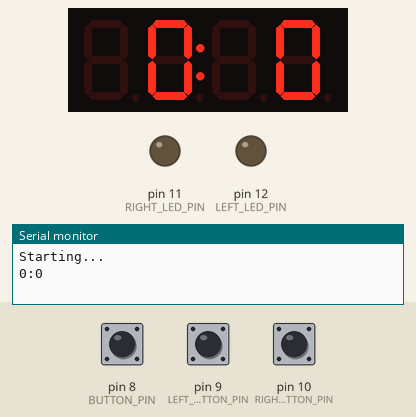
A sketch run on a simulated Arduino Uno, built with avr-gcc and run on an emulated ATmega328P. Shown: 4-digit seven-segment display, output pins drawn as LEDs (lit = HIGH), the last lines printed to the serial monitor. The inputs (shaded band) are chosen by the test bench; at power-on: pin 8 (BUTTON_PIN) LOW, pin 9 (LEFT_BUTTON_PIN) LOW, pin 10 (RIGHT_BUTTON_PIN) LOW. Random numbers use the default seed unless the sketch sets one.

Above: at 1.7 s.
1.8 s: pin 8 (BUTTON_PIN) pulled HIGH for 0.15 s
3.4 s: pin 9 (LEFT_BUTTON_PIN) pulled HIGH for 0.15 s
At 4.6 s:
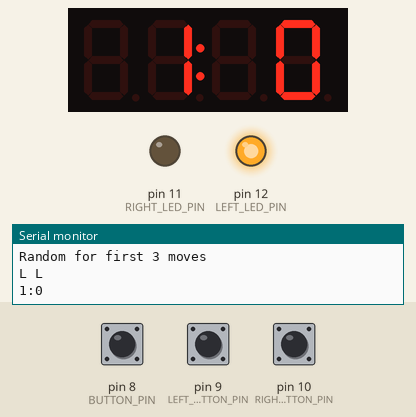
5.0 s: pin 8 (BUTTON_PIN) pulled HIGH for 1 s
At 6.0 s:
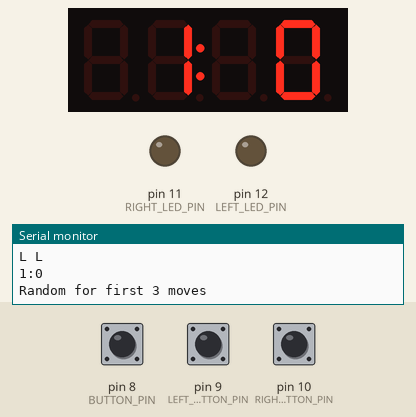
7.5 s: pin 10 (RIGHT_BUTTON_PIN) pulled HIGH for 0.15 s
At 7.9 s:
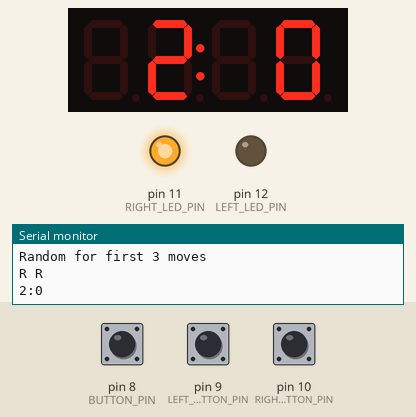
Timing chart, 0 to 10.1 s (numbered marks = the images above; inputs shaded):
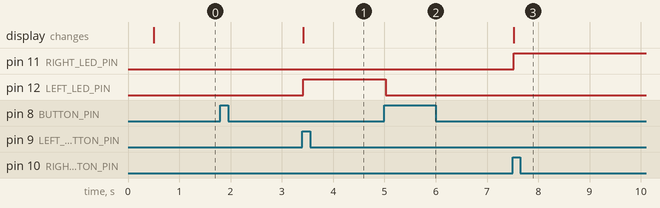

The sketch:

outguessing.ino
```cpp
// Includes for 7-segment display
#include <Wire.h>
#include "Adafruit_LEDBackpack.h"
#include "Adafruit_GFX.h"

class DebouncedButton {
  long debounceDelay;
  int pin;
  int buttonState;
  int lastButtonState;
  long lastDebounceTime;

  public:
  DebouncedButton(int buttonPin) {
    debounceDelay = 20;
    pin = buttonPin;
    buttonState = LOW;
    lastButtonState = LOW;
    lastDebounceTime = 0;
  }

  boolean buttonPressed() {
    boolean pressed = false;
    int reading = digitalRead(pin);
    if (reading != lastButtonState) {
      // reset the debouncing timer
      lastDebounceTime = millis();
    }
    if ((millis() - lastDebounceTime) > debounceDelay) {
      if (reading != buttonState) {
        buttonState = reading;
        if (buttonState == HIGH) {
          pressed = true;
        }
      }
    }
    lastButtonState = reading;
    return pressed;
  }
};

class RandomStrategy {
  public:
  int makeMove() {
    return random(2);
  }
  void opponentsMove(int move) {
    // ignore
  }
};

class ShannonStrategy {
  int ownMoveHistory[100];
  int oppMoveHistory[100];
  int numMoves;

  byte played;
  byte prev;
  byte repeat;

  public:
  int makeMove() {
    if (numMoves < 3) {
      Serial.println("Random for first 3 moves");
      return random(2);
    }
    int ownM1 = ownMoveHistory[numMoves - 3];
    int oppM1 = oppMoveHistory[numMoves - 3];
    int ownM2 = ownMoveHistory[numMoves - 2];
    int oppM2 = oppMoveHistory[numMoves - 2];
    int ownM3 = ownMoveHistory[numMoves - 1];
    int oppM3 = oppMoveHistory[numMoves - 1];

    int prevKey = stateKey(ownM1, oppM1, ownM2, oppM2);

    // Now determine how to play based on last two moves
    int key = stateKey(ownM2, oppM2, ownM3, oppM3);

    if ((played & key) == 0) {
      Serial.print("Random as "); Serial.print(key); Serial.println(" not played yet");
      return random(2);
    }

    if ((repeat & key) == 0) {
      Serial.print("Random as "); Serial.print(key); Serial.println(" not repeated");
      return random(2);
    }

    // If we get here we know the sequence has been played before, and that it has been repeated.
    // Use prev to find the move.
    int oppPrev = oppM3;
    Serial.println("Using previous");
    return (prev & key) == 0 ? different(oppPrev) : oppPrev;
  }
  void opponentsMove(int m) {
    // update history
    oppMoveHistory[numMoves] = m;
    numMoves++;

    if (numMoves < 3) {
      return;
    }

    // update state based on opp's last move

    int ownM1 = ownMoveHistory[numMoves - 3];
    int oppM1 = oppMoveHistory[numMoves - 3];
    int ownM2 = ownMoveHistory[numMoves - 2];
    int oppM2 = oppMoveHistory[numMoves - 2];
    int ownM3 = ownMoveHistory[numMoves - 1];
    int oppM3 = oppMoveHistory[numMoves - 1];

    int prevKey = stateKey(ownM1, oppM1, ownM2, oppM2);
    int value = oppM2 == oppM3 ? 1 : 0; // opp then played same move

    if ((played & prevKey) == 0) { // not seen this before
      played |= prevKey; // set to 1
      if (value == 0) {
        prev &= ~prevKey; // set to 0
      } else {
        prev |= prevKey; // set to 1
      }
      // repeat stays as 0
    } else { // seen before
      int prevValue = (prev & prevKey) == 0 ? 0 : 1;
      if (prevValue == value) {
        // prev stays unchanged
        repeat |= prevKey; // set to 1
      } else {
        if (value == 0) {
            prev &= ~prevKey; // set to 0
        } else {
            prev |= prevKey; // set to 1
        }
        repeat &= ~prevKey; // set to 0
      }
    }
  }

  static int stateKey(int ownM1, int oppM1, int ownM2, int oppM2) {
    int key = 0;
    if (oppM1 != ownM1) { // opp won penultimate
      key |= 1 << 2;
    }
    if (oppM1 == oppM2) { // opp then played same move
      key |= 1 << 1;
    }
    if (oppM2 != ownM2) { // opp then won
      key |= 1;
    }
    return 1 << key;
  }

  static int different(int m) {
    return 1 - m;
  }
};

const boolean DEBUG = false;
const int NUM_MOVES = 30;
const boolean SHOW_MACHINE_CHOICE_EARLY = false; // true = original rules as described by Shannon

const int BUTTON_PIN = 8;
const int LEFT_BUTTON_PIN = 9;
const int RIGHT_BUTTON_PIN = 10;
const int LEFT_LED_PIN = 12;
const int RIGHT_LED_PIN = 11;

// state machine
const int START_STATE = 0;
const int WAIT_FOR_MACHINE_MOVE_STATE = 1;
const int WAIT_FOR_HUMAN_MOVE_STATE = 2;
const int END_STATE = 3;

const int LEFT = 0;
const int RIGHT = 1;

DebouncedButton button(BUTTON_PIN);
DebouncedButton leftButton(LEFT_BUTTON_PIN);
DebouncedButton rightButton(RIGHT_BUTTON_PIN);

Adafruit_7segment matrix = Adafruit_7segment();

ShannonStrategy machine;

int state = START_STATE;

int machineMove;
int humanMove;
int machineScore = 0;
int humanScore = 0;

void setup() {
  pinMode(BUTTON_PIN, INPUT);
  pinMode(LEFT_BUTTON_PIN, INPUT);
  pinMode(RIGHT_BUTTON_PIN, INPUT);
  pinMode(LEFT_LED_PIN, OUTPUT);
  pinMode(RIGHT_LED_PIN, OUTPUT);
  Serial.begin(9600);
  Serial.println("Starting...");

  randomSeed(analogRead(0));

  matrix.begin(0x70);
  matrix.setBrightness(2);
  // write dashes to the display
  matrix.print(10000, DEC);
  matrix.writeDisplay();
  delay(500);
}

void loop() {
  switch (state) {
    case START_STATE:
      machineScore = 0;
      humanScore = 0;
      printScore();
      state = WAIT_FOR_MACHINE_MOVE_STATE;
      break;
    case WAIT_FOR_MACHINE_MOVE_STATE:
      if (button.buttonPressed()) {
        debug("Button pressed");
        if (!SHOW_MACHINE_CHOICE_EARLY) {
          hideMachineMove();
        }
        playMachineMove();
        state = WAIT_FOR_HUMAN_MOVE_STATE;
      }
      break;
    case WAIT_FOR_HUMAN_MOVE_STATE:
      if (leftButton.buttonPressed()) {
        debug("Left button pressed");
        if (!SHOW_MACHINE_CHOICE_EARLY) {
          showMachineMove();
        }
        Serial.println("L");
        humanMove = LEFT;
        evaluateMove();
        if ((machineScore + humanScore) < NUM_MOVES) {
          state = WAIT_FOR_MACHINE_MOVE_STATE;
        } else {
          finishGame();
          state = END_STATE;
        }
      } else if (rightButton.buttonPressed()) {
        debug("Right button pressed");
        if (!SHOW_MACHINE_CHOICE_EARLY) {
          showMachineMove();
        }
        Serial.println("R");
        humanMove = RIGHT;
        evaluateMove();
        if ((machineScore + humanScore) < NUM_MOVES) {
          state = WAIT_FOR_MACHINE_MOVE_STATE;
        } else {
          finishGame();
          state = END_STATE;
        }
      }
      break;
    case END_STATE:
      if (leftButton.buttonPressed()) {
        state = START_STATE;
      }
      break;
    default:
      break;
  }
}

void playMachineMove() {
  machineMove = machine.makeMove();
  if (SHOW_MACHINE_CHOICE_EARLY) {
    showMachineMove();
  }
}

void showMachineMove() {
  if (machineMove == LEFT) {
      digitalWrite(LEFT_LED_PIN, HIGH);
      Serial.print("L ");
  } else {
      digitalWrite(RIGHT_LED_PIN, HIGH);
      Serial.print("R ");
  }
}

void hideMachineMove() {
  digitalWrite(LEFT_LED_PIN, LOW);
  digitalWrite(RIGHT_LED_PIN, LOW);
}

void evaluateMove() {
  machine.opponentsMove(humanMove);
  if (machineMove == humanMove) {
    machineScore++;
  } else {
    humanScore++;
  }
  printScore();
  if (SHOW_MACHINE_CHOICE_EARLY) {
    hideMachineMove();
  }
}

void printScore() {
  Serial.print(machineScore);
  Serial.print(":");
  Serial.println(humanScore);
  matrix.clear();
  matrix.blinkRate(0);
  if (machineScore >= 10) {
    matrix.writeDigitNum(0, (machineScore / 10) % 10, false);
  }
  matrix.writeDigitNum(1, machineScore % 10, false);
  if (humanScore >= 10) {
    matrix.writeDigitNum(3, (humanScore / 10) % 10, false);
  }
  matrix.writeDigitNum(4, humanScore % 10, false);
  matrix.drawColon(true);
  matrix.writeDisplay();
}

void finishGame() {
  debug("Game over");
//  Serial.print("Non random wins: ");
//  Serial.println(nonRandomWins);
//  Serial.print("Non random losses: ");
//  Serial.println(nonRandomLosses);
  matrix.blinkRate(1);
}

void debug(String msg) {
  if (DEBUG) Serial.println(msg);
}
```

Measured:
- after the input at 3.4 s, pin 12 (LEFT_LED_PIN): LOW → HIGH at once; the display: changes at once (image 1)
- after the input at 5.0 s, pin 12 (LEFT_LED_PIN): HIGH → LOW at once
- after the input at 7.5 s, pin 11 (RIGHT_LED_PIN): LOW → HIGH at once; the display: changes at once (image 3)
